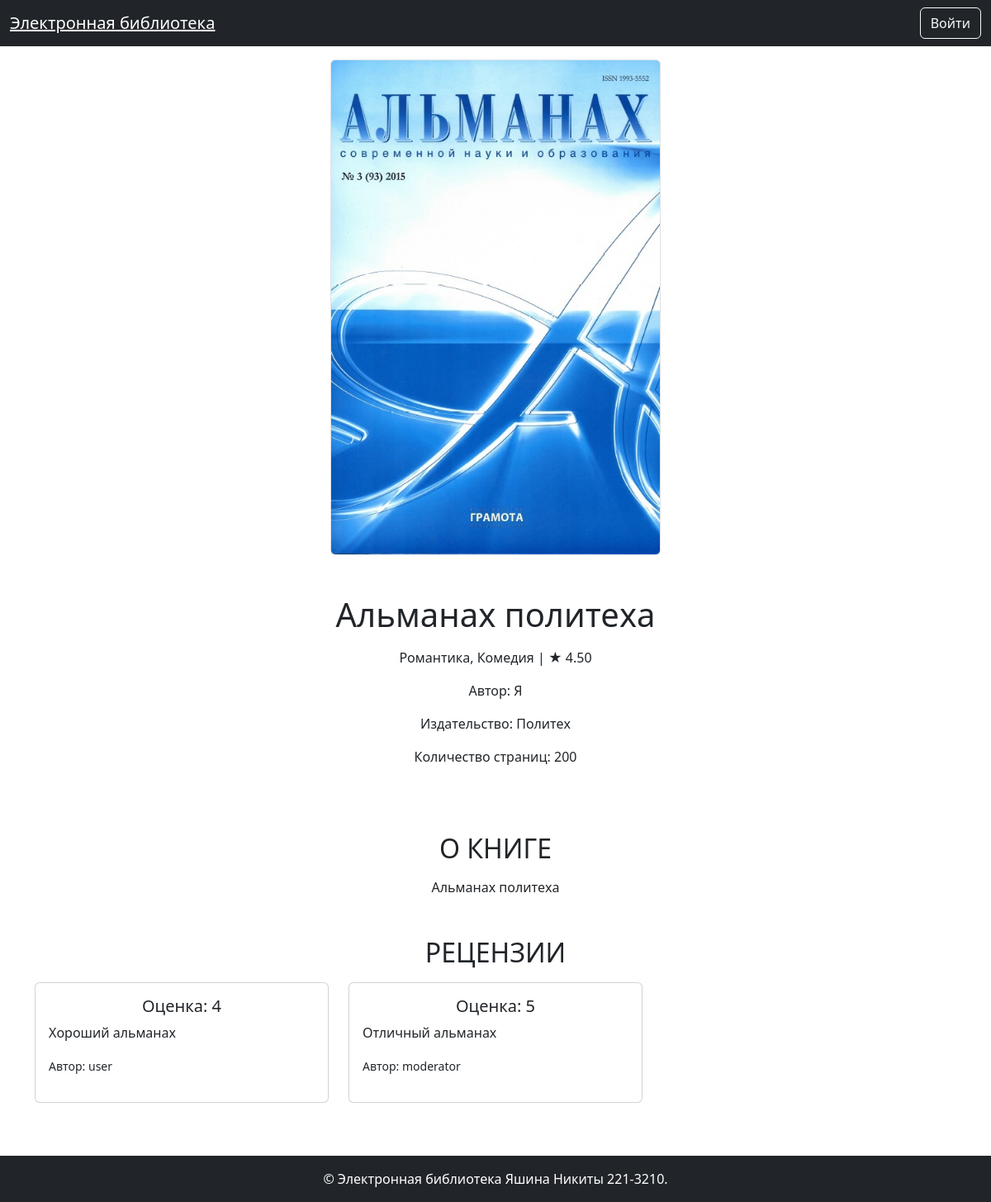
Page /books/1/show on the committed database.
### models.py (models this page shows, shortened)
class Book(db.Model):
    id = db.Column(db.Integer, primary_key=True)
    title = db.Column(db.String, nullable=False)
    description = db.Column(db.Text, nullable=False)
    year = db.Column(db.Integer, nullable=False)
    publisher = db.Column(db.String, nullable=False)
    author = db.Column(db.String, nullable=False)
    pages = db.Column(db.Integer, nullable=False)
    cover_id = db.Column(db.Integer, db.ForeignKey('cover.id'), nullable=False)
    rating_count = db.Column(db.Integer, nullable=False)
    rating_sum = db.Column(db.Integer, nullable=False)
    cover = db.relationship('Cover', backref=db.backref('books', lazy=True))
    genres = db.relationship('Genre', secondary='book_genre', backref=db.backref('books', lazy='dynamic'))
    @property
    def rating(self):
        try:
            return self.rating_sum / self.rating_count
        except ZeroDivisionError:
            return 0

class Review(db.Model):
    id = db.Column(db.Integer, primary_key=True)
    book_id = db.Column(db.Integer, db.ForeignKey('book.id'), nullable=False)
    user_id = db.Column(db.Integer, db.ForeignKey('user.id'), nullable=False)
    rating = db.Column(db.Integer, nullable=False)
    text = db.Column(db.Text, nullable=False)
    created_at = db.Column(db.DateTime, server_default=db.func.now(), nullable=False)
    book = db.relationship('Book', backref=db.backref('reviews', lazy=True))
    user = db.relationship('User', backref=db.backref('reviews', lazy=True))

class User(db.Model, UserMixin):
    id = db.Column(db.Integer, primary_key=True)
    username = db.Column(db.String, nullable=False)
    password_hash = db.Column(db.String, nullable=False)
    last_name = db.Column(db.String, nullable=False)
    first_name = db.Column(db.String, nullable=False)
    middle_name = db.Column(db.String, nullable=True)
    role_id = db.Column(db.Integer, db.ForeignKey('role.id'), nullable=False)
    role = db.relationship('Role', backref=db.backref('users', lazy=True))

### books.py (the view)
@books_bp.route('/<int:book_id>/show')
def show(book_id):
    book = db.get_or_404(Book, book_id)
    img = db.get_or_404(Cover, book.cover_id)
    user_review = None
    if current_user.is_authenticated:
        user_review = db.session.execute(db.select(Review).where(Review.book_id == book_id, Review.user_id == current_user.id)).scalar()
    page = request.args.get('page', 1, type=int)
    per_page = 6
    reviews_query = db.select(Review).where(Review.book_id == book_id)
    pagination = db.paginate(reviews_query, page=page, per_page=per_page)
    reviews = pagination.items
    return render_template('books/show.html', book=book, user_review=user_review, cover=img, reviews=reviews, pagination=pagination)

### templates/books/show.html (shortened to what this page needs)
{% extends 'base.html' %}
{% block content %}
<div class="position-relative">
    <div class="book-logo-big img-fluid img-thumbnail mx-auto d-block mt-3" style="background-image: url({{ url_for('image', image_id=book.cover_id) }});">
    </div>
    <div class="h-100 w-100 py-5 d-flex text-center">
        <div class="m-auto">
            <h1 class="title mb-3 font-weight-bold">{{ book.title }}</h1>
            <p class="mb-3 mx-auto">
                {{ book.genres | map(attribute='name') | join(', ') }} | <span>★</span> <span>{{ "%.2f" | format(book.rating) }}</span>
            </p>
            <p class="mb-3 mx-auto">Автор: {{ book.author }}</p>
            <p class="mb-3 mx-auto">Издательство: {{ book.publisher }}</p>
            <p class="mb-3 mx-auto">Количество страниц: {{ book.pages }}</p>
        </div>
    </div>
</div>
<div class="container mt-3">
    <section class="about mb-5">
        <h2 class="mb-3 text-center text-uppercase font-weight-bold">О книге</h2>
        <p class="mb-3 text-center">{{ book.description }}</p>
    </section>
    <section class="reviews mb-5">
        <h2 class="mb-3 text-center text-uppercase font-weight-bold">Рецензии</h2>
        <div class="row">
            {% for review in reviews %}
                <div class="col-md-4">
                    <div class="card mb-3">
                        <div class="card-body">
                            <h5 class="card-title text-center">Оценка: {{ review.rating }}</h5>
                            <p class="card-text">{{ review.text | safe }}</p>
                            <p class="text-right"><small>Автор: {{ review.user.username }}</small></p>
                        </div>
                    </div>
                </div>
            {% endfor %}
        </div>
    </section>
</div>
{% endblock %}

### static/styles.css (style rules this page uses)
.book-logo-big { min-height: 600px; height: 100%; width: 400px; background-repeat: no-repeat; background-position: center; background-size: cover; object-fit: cover; }

### rows in the picture
Book: title "Альманах политеха", rating "4.50", author "Я", publisher "Политех", pages "200", description "Альманах политеха"
Review: rating "4", text "Хороший альманах", user.username "user"
Review: rating "5", text "Отличный альманах", user.username "moderator"

### other values in the picture
{{ book.genres | map(attribute='name') | join(', ') }} "Романтика, Комедия"
